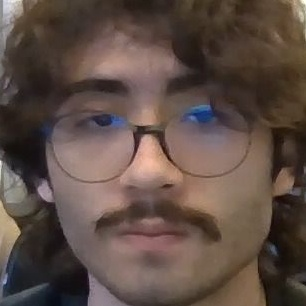
#> input picture employees/Caio Fernando/face_1779899426558.jpg, 306 x 306 px; its folder holds only this picture in this run
$ python treinar_lbph.py
#> lines starting #> are read from the running program, lines starting #| are printed output that depends on the picture
"""
Treinamento LBPH — Script Utilitário Local
═══════════════════════════════════════════════
Treina o modelo LBPH (OpenCV) com fotos dos funcionários.

Executado LOCALMENTE pelo administrador. Os arquivos gerados
(lbph_model.yml + lbph_labels.pkl) são enviados para o servidor
junto com o deploy da API.

Lógica extraída do PontoAI de Marcelo Claro:
  ponto_app.py RecognitionEngine._train_lbph() (linhas 406-428)

Uso:
  1. Organize as fotos em:
     employees/
       NOME_FUNCIONARIO_1/
         foto_001.jpg
         foto_002.jpg
       NOME_FUNCIONARIO_2/
         foto_001.jpg

  2. Execute:
     python treinar_lbph.py

  3. Os arquivos serão gerados em models/:
     models/lbph_model.yml
     models/lbph_labels.pkl

  4. Faça deploy dos arquivos models/ junto com a API.
"""

import os
import sys
import pickle
import time

import numpy as np
import cv2


# ── Caminhos ─────────────────────────────────────────────────────────────────
BASE_DIR      = os.path.dirname(os.path.abspath(__file__))
EMPLOYEES_DIR = os.path.join(BASE_DIR, 'employees')
MODELS_DIR    = os.path.join(BASE_DIR, 'models')
LBPH_MODEL    = os.path.join(MODELS_DIR, 'lbph_model.yml')
LBPH_LABELS   = os.path.join(MODELS_DIR, 'lbph_labels.pkl')

# ── Parâmetros ───────────────────────────────────────────────────────────────
FACE_SIZE         = 200   # normalização da face (deve ser igual ao facial_engine.py)
HAAR_SCALE_FACTOR = 1.1
HAAR_MIN_NEIGHBORS = 5   # mais permissivo no treino (capturar mais faces)
HAAR_MIN_SIZE     = (30, 30)

# Extensões de imagem aceitas
IMG_EXTENSIONS = ('.jpg', '.jpeg', '.png', '.bmp', '.webp')


def treinar_lbph():
    """
    Treina o modelo LBPH com as fotos organizadas em employees/.

    Pipeline (extraído do PontoAI RecognitionEngine._train_lbph):
      1. Para cada pasta de funcionário em employees/:
      2. Para cada foto na pasta:
         a. Carrega imagem
         b. Converte para grayscale
         c. Detecta faces com Haar Cascade
         d. Pega a maior face (mais próxima)
         e. Normaliza para 200x200 pixels
         f. Adiciona ao dataset de treino
      3. Treina cv2.face.LBPHFaceRecognizer
      4. Salva modelo (.yml) e labels (.pkl)
    """
    print("=" * 60)
    print("[*] Treinamento LBPH -- Ata Facial API")
    print("=" * 60)

    # Verifica se opencv-contrib está instalado (necessário para LBPH)
    try:
        test = cv2.face.LBPHFaceRecognizer_create()
        del test
    except AttributeError:
        print("[ERRO] opencv-contrib-python nao esta instalado!")
        print("       Execute: pip install opencv-contrib-python")
        sys.exit(1)

    # Verifica diretório de funcionários
    if not os.path.exists(EMPLOYEES_DIR):
        print(f"[ERRO] Diretorio nao encontrado: {EMPLOYEES_DIR}")
        print("       Crie o diretorio 'employees/' com subpastas para cada funcionario.")
        sys.exit(1)

    # Lista diretórios de funcionários
    emp_dirs = sorted([
        d for d in os.listdir(EMPLOYEES_DIR)
        if os.path.isdir(os.path.join(EMPLOYEES_DIR, d))
    ])

    if not emp_dirs:
        print("[ERRO] Nenhuma pasta de funcionario encontrada em employees/")
        print("       Estrutura esperada:")
        print("         employees/")
        print("           Joao Silva/")
        print("             foto_001.jpg")
        print("           Maria Souza/")
        print("             foto_001.jpg")
        sys.exit(1)

    print(f"\n[INFO] Funcionarios encontrados: {len(emp_dirs)}")
    for d in emp_dirs:
        n_fotos = len([
            f for f in os.listdir(os.path.join(EMPLOYEES_DIR, d))
            if f.lower().endswith(IMG_EXTENSIONS)
        ])
        print(f"   • {d} ({n_fotos} fotos)")
#> pass 2 of the loop in treinar_lbph, `for d in emp_dirs:`:
#> pass 3 of the loop in treinar_lbph, `for d in emp_dirs:`:
#> the loop made 4 passes; the first 3 are shown

    # Haar Cascade para detecção de faces nas fotos de treino
    cascade = cv2.CascadeClassifier(
        cv2.data.haarcascades + 'haarcascade_frontalface_alt2.xml'
    )

    # Dataset de treino
    faces = []
    labels = []
    label_map = {}   # {label_id: nome_funcionario}
    errors = []

    print("\n[INFO] Processando fotos...\n")
    start_time = time.time()

    for label_id, name in enumerate(emp_dirs):
        label_map[label_id] = name
        folder = os.path.join(EMPLOYEES_DIR, name)

        imgs = [
            f for f in os.listdir(folder)
            if f.lower().endswith(IMG_EXTENSIONS)
        ]

        if not imgs:
            errors.append(f"  [!] {name}: nenhuma foto encontrada")
            continue

        added = 0
        for img_file in imgs:
            img_path = os.path.join(folder, img_file)

            # Carrega imagem
            img = cv2.imread(img_path)
#> img is the input picture: shape (306, 306, 3); mean B, G, R 69.7, 77.4, 94.4
            if img is None:
                errors.append(f"  [!] {name}/{img_file}: nao foi possivel carregar")
                continue

            # Converte para grayscale
            gray = cv2.cvtColor(img, cv2.COLOR_BGR2GRAY)
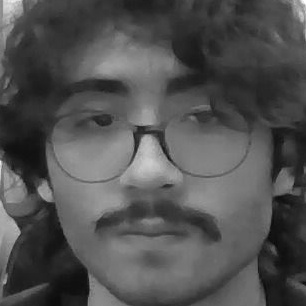
#> gray: shape (306, 306); min 6, max 253, mean 81.6

            # Detecta faces
            rects = cascade.detectMultiScale(
                gray,
                scaleFactor=HAAR_SCALE_FACTOR,
                minNeighbors=HAAR_MIN_NEIGHBORS,
                minSize=HAAR_MIN_SIZE
            )
#> rects = [[15, 19, 265, 265]]

            if len(rects) == 0:
                errors.append(f"  [!] {name}/{img_file}: nenhuma face detectada")
                continue

            # Pega a maior face (mais próxima)
            rects_sorted = sorted(rects, key=lambda b: b[2] * b[3], reverse=True)
#> rects_sorted = [[15, 19, 265, 265]]
            x, y, w, h = rects_sorted[0]
#> x = 15; y = 19; w = 265; h = 265

            # Normaliza para 200x200 (padrão LBPH)
            face_gray = cv2.resize(gray[y:y+h, x:x+w], (FACE_SIZE, FACE_SIZE))
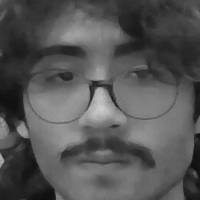
#> face_gray: shape (200, 200); min 12, max 204, mean 85.4

            faces.append(face_gray)
            labels.append(label_id)
            added += 1

        status = "[OK]" if added > 0 else "[FAIL]"
        print(f"  {status} {name}: {added}/{len(imgs)} faces extraídas")
#> pass 2 of the loop in treinar_lbph, `for label_id, name in enumerate(emp_dirs):`:
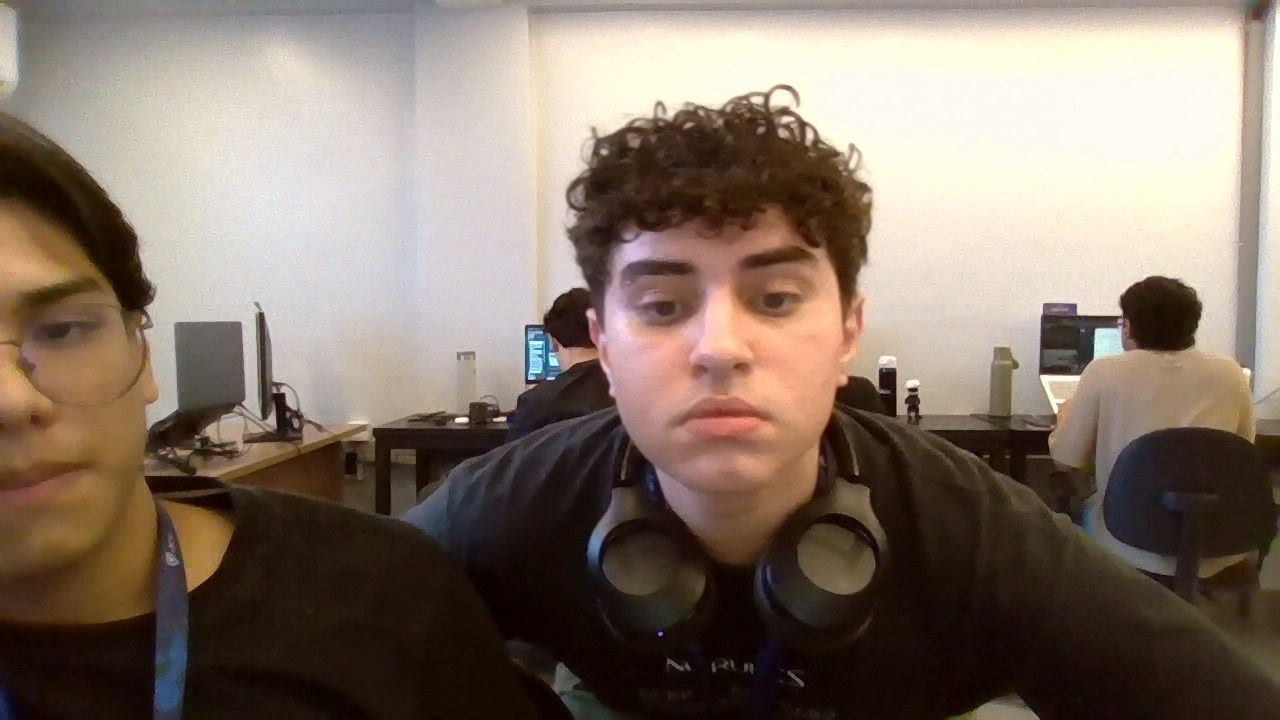
#> input picture employees/Isaque Vergueiro/face_1779909997103.jpg, 1280 x 720 px
#> in treinar_lbph, img is the input picture: shape (720, 1280, 3); mean B, G, R 105.5, 117.4, 132.4
#> in treinar_lbph, `gray = cv2.cvtColor(img, cv2.COLOR_BGR2GRAY)`:
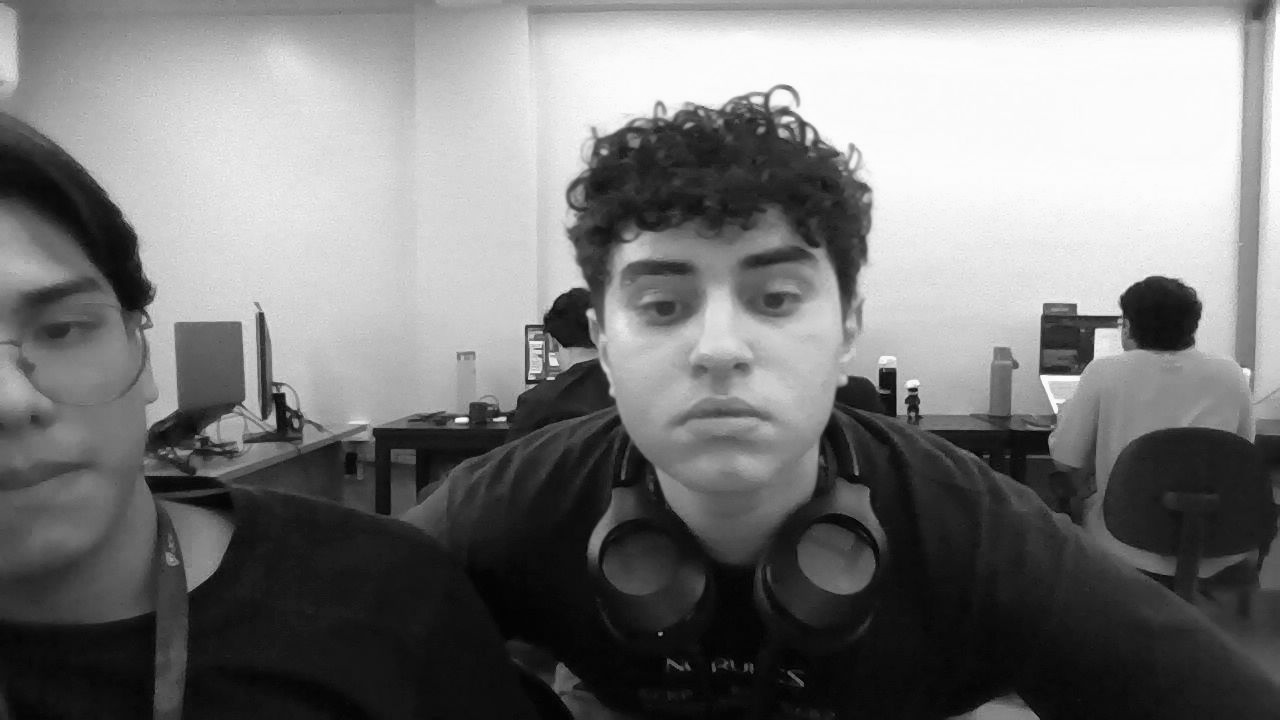
#> gray: shape (720, 1280); min 1, max 255, mean 120.5
#> rects = [[565, 177, 313, 313]]
#> x = 565; y = 177; w = 313
#> in treinar_lbph, `face_gray = cv2.resize(gray[y:y+h, x:x+w], (FACE_SIZE, FACE_SIZE))`:
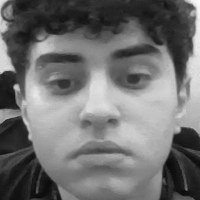
#> face_gray: shape (200, 200); min 8, max 251, mean 111.8
#> pass 3 of the loop in treinar_lbph, `for label_id, name in enumerate(emp_dirs):`:
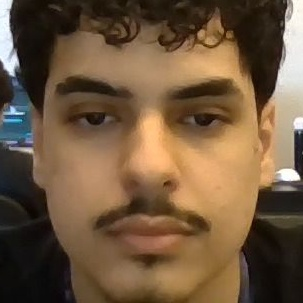
#> input picture employees/RAFA/face_1779899861562.jpg, 303 x 303 px
#> in treinar_lbph, img is the input picture: shape (303, 303, 3); mean B, G, R 63.3, 88.4, 113
#> in treinar_lbph, `gray = cv2.cvtColor(img, cv2.COLOR_BGR2GRAY)`:
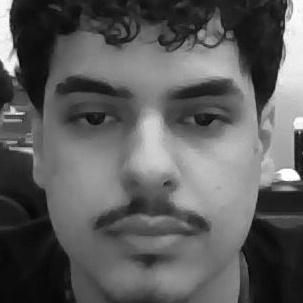
#> gray: shape (303, 303); min 3, max 255, mean 92.9
#> rects = [[20, 23, 252, 252]]
#> x = 20; y = 23; w = 252
#> in treinar_lbph, `face_gray = cv2.resize(gray[y:y+h, x:x+w], (FACE_SIZE, FACE_SIZE))`:
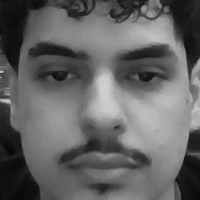
#> face_gray: shape (200, 200); min 7, max 208, mean 99.7
#> the loop made 4 passes; the first 3 are shown

    # Validações
    if not faces:
        print("\n[ERRO] Nenhuma face foi detectada em nenhuma foto!")
        print("       Verifique se as fotos contem rostos visiveis e bem iluminados.")
        if errors:
            print("\n       Detalhes dos erros:")
            for e in errors:
                print(f"       {e}")
        sys.exit(1)

    unique_labels = set(labels)
    if len(unique_labels) < 1:
        print("\n[ERRO] Nenhum funcionario com faces validas!")
        sys.exit(1)

    # Treina LBPH
    print(f"\n[INFO] Treinando LBPH com {len(faces)} faces de {len(unique_labels)} funcionarios...")
    recognizer = cv2.face.LBPHFaceRecognizer_create()
    recognizer.train(faces, np.array(labels))

    # Salva modelo
    os.makedirs(MODELS_DIR, exist_ok=True)
    recognizer.save(LBPH_MODEL)
    with open(LBPH_LABELS, 'wb') as f:
        pickle.dump(label_map, f)

    elapsed = time.time() - start_time

    print(f"\n{'=' * 60}")
    print(f"[OK] Treinamento concluido em {elapsed:.1f}s!")
    print(f"{'=' * 60}")
    print(f"   Funcionarios: {len(unique_labels)}")
    print(f"   Faces totais: {len(faces)}")
    print(f"   Modelo:       {LBPH_MODEL}")
    print(f"   Labels:       {LBPH_LABELS}")
    print(f"   Tamanho:      {os.path.getsize(LBPH_MODEL) / 1024:.1f} KB")

    if errors:
        print(f"\n[WARN] Avisos ({len(errors)}):")
        for e in errors:
            print(f"   {e}")

    print(f"\n[INFO] Proximo passo:")
    print(f"   Faça upload dos arquivos models/ para o Hugging Face Space")
    print(f"   junto com o restante da API.\n")


if __name__ == "__main__":
    treinar_lbph()
